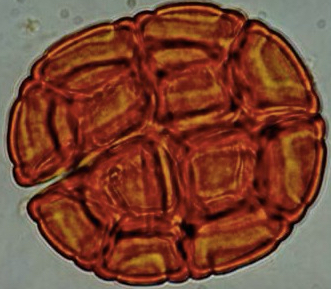
%> input picture Code/Acacia.jpg, 331 x 289 px
$ octave test.m   (GNU Octave 9; MATLAB toolbox functions it lacks are replaced by stand-ins)
%> lines starting %> are read from the running program, lines starting %| are printed output that depends on the picture
%function [pci_preprocess] = image_preprocess(pci)
%stretched pci
pci  = imread('Acacia.jpg');
%> pci is the input picture: size 289x331x3 uint8; mean R, G, B 122.2, 69, 49.8
pci = imresize(pci,[150,150]);
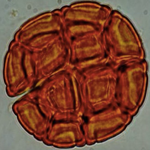
%> pci: size 150x150x3 uint8; mean R, G, B 122.2, 69, 49.8

%hsv transmission
pci_hsv = rgb2hsv(pci);
%> pci_hsv: size 150x150x3 double; mean H, S, V 0.111, 0.63, 0.487

%hsv Saturation Channel abstraction
pci_hsv = pci_hsv(:,:,2);
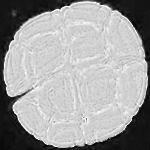
%> pci_hsv: size 150x150 double; min 0.00625, max 1, mean 0.63
%imshow(pci_hsv);

%histogram equalization
pci_hsv = histeq(pci_hsv);
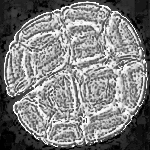
%> pci_hsv: size 150x150 double; min 0, max 1, mean 0.502
%imshow(pci_hsv)

%gamma process
%> (the run ends here)
